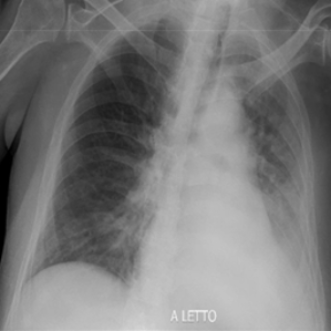
#> input picture trabalho_3/3/3.png, 331 x 331 px; its folder holds only this picture in this run
$ jupyter execute trabalho_computacional_3.ipynb
#> lines starting #> are read from the running program, lines starting #| are printed output that depends on the picture
# Processos Estocásticos - Trabalho Computacional 3

**Aluno:** Thiago Tomás de Paula (242104677)
**Data:** Maio de 2026

## Objetivo
Construir bancos de dados com estatísticas de imagens e histogramas com diferentes resoluções (8, 16 e 32 bins). Cada instância contém as grandezas estatísticas e um rótulo identificando o tipo de imagem.

---

## Importações e Configurações Iniciais

[cell 1]
import numpy as np
import matplotlib.pyplot as plt
from pathlib import Path
import pandas as pd
import cv2
import warnings
warnings.filterwarnings('ignore')

# Configurar matplotlib para melhor visualização
plt.rcParams['figure.figsize'] = (14, 10)
plt.rcParams['font.size'] = 9

## Item 3.1: Leitura do Banco de Imagens

Carregamos as imagens do diretório especificado e as preparamos para análise estatística.

[cell 2]
# Item 3.1: Leitura do banco de imagens
image_dir = Path('3')
images = {}
image_files = list(image_dir.glob('*.*'))

print(f"Imagens encontradas: {len(image_files)}\n")
for img_file in sorted(image_files):
    img = cv2.imread(str(img_file))
#> img is the input picture: shape (331, 331, 3); min 0, max 234, mean 122.9
    if img is not None:
        img_rgb = cv2.cvtColor(img, cv2.COLOR_BGR2RGB)
        images[img_file.stem] = img_rgb
        print(f"  ✓ {img_file.name}: Shape {img_rgb.shape}")
#|   ✓ 3.png: Shape (331, 331, 3)
    else:
        print(f"  ✗ {img_file.name}: Erro ao ler")

print(f"\nTotal de imagens carregadas: {len(images)}")
#| Total de imagens carregadas: 1

# Mapeamento de tipos de imagem (ajuste conforme necessário)
# Este dicionário mapeia nomes de arquivo para classe
image_types = {
    '3': 3,                      # Brazilian leaves
    'CDR05_0014': 0,             # Alzheimer
    'Snap-227': 1,               # COVID
    'WP_20160419_196': 2,        # Brazilian seeds
    'y71': 4                      # skin_cancer
}

print("\nMapeamento de tipos de imagem:")
for name, type_id in image_types.items():
    type_names = {0: 'Alzheimer', 1: 'COVID', 2: 'Brazilian seeds', 3: 'Brazilian leaves', 4: 'skin_cancer'}
    print(f"  {name} → {type_id} ({type_names[type_id]})")

print("\nItem 3.1: Banco de imagens lido com sucesso.")

## Item 3.2: Cálculo das Grandezas Estatísticas

Calculamos a expectância, moda, mediana, variância, desvio padrão, skewness, kurtosis e entropia para cada imagem.

[cell 3]
# Item 3.2: Calcular grandezas estatísticas para cada imagem
images_gray = {}
pmf_dict = {}
stats_dict = {}
intensity_values = np.arange(256)

for name, img_rgb in images.items():
    # Converter para escala de cinza
    img_gray = 0.299 * img_rgb[:, :, 0] + 0.587 * img_rgb[:, :, 1] + 0.114 * img_rgb[:, :, 2]
    img_gray = img_gray.astype(np.uint8)
    images_gray[name] = img_gray

    # Calcular histograma e normalizar (PMF)
    hist, _ = np.histogram(img_gray, bins=256, range=(0, 256))
    pmf = hist / hist.sum()
    pmf_dict[name] = pmf

    # Calcular estatísticas
    mu = np.sum(intensity_values * pmf)  # Expectância
    moda = np.argmax(pmf)  # Moda
    cdf = np.cumsum(pmf)
    mediana = np.where(cdf >= 0.5)[0][0]  # Mediana

    # Momentos centrais
    mu2 = np.sum(((intensity_values - mu) ** 2) * pmf)  # Variância
    mu3 = np.sum(((intensity_values - mu) ** 3) * pmf)  # 3ª ordem
    mu4 = np.sum(((intensity_values - mu) ** 4) * pmf)  # 4ª ordem
    sigma = np.sqrt(mu2)

    # Skewness e Kurtosis
    skewness = mu3 / (sigma ** 3) if sigma > 0 else 0
    kurtosis = (mu4 / (sigma ** 4)) - 3 if sigma > 0 else 0

    # Entropia de Shannon
    entropy = -np.sum([p * np.log2(p) for p in pmf if p > 0])

    stats_dict[name] = {
        'expectancy': mu,
        'moda': moda,
        'mediana': mediana,
        'variancia': mu2,
        'desvio_padrao': sigma,
        'skewness': skewness,
        'kurtosis': kurtosis,
        'entropia': entropy
    }

    print(f"{name}:")
    print(f"  E[X] = {mu:.4f}, Moda = {moda}, Mediana = {mediana}")
    print(f"  σ² = {mu2:.4f}, σ = {sigma:.4f}")
    print(f"  Skewness = {skewness:+.4f}, Kurtosis = {kurtosis:+.4f}")
    print(f"  Entropia = {entropy:.4f} bits\n")
#> this loop made 1 pass
#> (name, mu, moda, mediana, mu2, mu3, mu4, sigma) on pass 1: ('3', 122.7, 189, 121, 2089.4, -7966.3, 8921199.4, 45.71)
#> (printed output is left out)
#> after the loop, images_gray = 1 item; pmf_dict = 1 item; stats_dict = 1 item

print("Item 3.2: Grandezas estatísticas calculadas com sucesso.")

## Item 3.3: Criação de Bancos de Dados (CSVs) com Histogramas

Criamos três bancos de dados utilizando histogramas com 8, 16 e 32 bins. Cada linha contém as probabilidades de cada bin e um identificador de tipo de imagem.

[cell 4]
# Item 3.3: Criar CSVs com diferentes resoluções de histogramas

def create_histogram_dataset(images_gray, image_types, n_bins, case_name):
    """Cria um dataset com histogramas normalizados para n_bins bins."""
#> called with n_bins = 8, case_name = 'Caso 1'
    data_rows = []

    for img_name, img_gray in sorted(images_gray.items()):
        # Calcular histograma com n_bins
        hist, _ = np.histogram(img_gray, bins=n_bins, range=(0, 256))
        hist_normalized = hist / hist.sum()  # Normalizar

        # Obter tipo de imagem
        img_type = image_types.get(img_name, -1)  # -1 se não encontrado

        # Criar linha: h[0], h[1], ..., h[n_bins-1], image_type
        row = list(hist_normalized) + [img_type]
        data_rows.append(row)
#> this loop made 1 pass
#> (img_name, hist, img_type) on pass 1: ('3', [1165, 10387, 24069, 24473, 18736, 26587, 4107, 37], 3)
#> after the loop, data_rows = [[0.0106, 0.0948, 0.22, 0.223, 0.171, 0.243, 0.0375, 0.000338, 3]]

    # Criar DataFrame
    column_names = [f'h[{i}]' for i in range(n_bins)] + ['image_type']
    df = pd.DataFrame(data_rows, columns=column_names)
#> df = table of 1 rows and 9 columns

    return df

# Caso 1: 8 bins
df_8bins = create_histogram_dataset(images_gray, image_types, 8, 'Caso 1')
#> df_8bins = table of 1 rows and 9 columns
df_8bins.to_csv('database_8bins.csv', index=False)
print(f"Caso 1 (8 bins):")
print(f"  Dimensão do dataset: {df_8bins.shape[0]} linhas × {df_8bins.shape[1]} colunas")
#|   Dimensão do dataset: 1 linhas × 9 colunas
print(f"  Salvo em: database_8bins.csv\n")

# Caso 2: 16 bins
df_16bins = create_histogram_dataset(images_gray, image_types, 16, 'Caso 2')
#> the loop in create_histogram_dataset (call 2), `for img_name, img_gray in sorted(images_gray.items()):` made 1 pass
#> (img_name, img_type) on pass 1: ('3', 3)
#> df_16bins = table of 1 rows and 17 columns
df_16bins.to_csv('database_16bins.csv', index=False)
print(f"Caso 2 (16 bins):")
print(f"  Dimensão do dataset: {df_16bins.shape[0]} linhas × {df_16bins.shape[1]} colunas")
#|   Dimensão do dataset: 1 linhas × 17 colunas
print(f"  Salvo em: database_16bins.csv\n")

# Caso 3: 32 bins
df_32bins = create_histogram_dataset(images_gray, image_types, 32, 'Caso 3')
#> df_32bins = table of 1 rows and 33 columns
df_32bins.to_csv('database_32bins.csv', index=False)
print(f"Caso 3 (32 bins):")
print(f"  Dimensão do dataset: {df_32bins.shape[0]} linhas × {df_32bins.shape[1]} colunas")
#|   Dimensão do dataset: 1 linhas × 33 colunas
print(f"  Salvo em: database_32bins.csv\n")

# Mostrar exemplo de uma linha para cada caso
print("="*80)
print("Exemplo de linhas do dataset (primeiros 4 valores + label):\n")
print("Caso 1 (8 bins):")
print(f"  {df_8bins.iloc[0, :4].values} ... {df_8bins.iloc[0, -1]}\n")
#> (printed output is left out)
print("Caso 2 (16 bins):")
print(f"  {df_16bins.iloc[0, :4].values} ... {df_16bins.iloc[0, -1]}\n")
#> (printed output is left out)
print("Caso 3 (32 bins):")
print(f"  {df_32bins.iloc[0, :4].values} ... {df_32bins.iloc[0, -1]}\n")
#> (printed output is left out)

print("Item 3.3: Bancos de dados (CSVs) criados com sucesso.")

## Item 3.4: Adição de Rótulos (Labels) Identificando o Tipo de Imagem

A última coluna de cada CSV contém um identificador numérico do tipo de imagem:
- **0** – Alzheimer
- **1** – COVID
- **2** – Brazilian seeds
- **3** – Brazilian leaves
- **4** – skin_cancer

[cell 5]
# Item 3.4: Verificar e exibir rótulos nas últimas colunas

type_names = {
    0: 'Alzheimer',
    1: 'COVID',
    2: 'Brazilian seeds',
    3: 'Brazilian leaves',
    4: 'skin_cancer'
}

print("="*80)
print("VERIFICAÇÃO DOS RÓTULOS (LABELS) - ITEM 3.4")
print("="*80 + "\n")

# Mostrar correspondência entre arquivo e label
print("Mapeamento Arquivo → Tipo de Imagem (Label):\n")
for img_name in sorted(images_gray.keys()):
    label = image_types.get(img_name, -1)
    label_name = type_names.get(label, 'Desconhecido')
    print(f"  {img_name:20} → Label {label} ({label_name})")
#> this loop made 1 pass
#> (printed output is left out)

print("\n" + "="*80)
print("Resumo dos datasets criados:\n")

# Dataset com 8 bins
print("database_8bins.csv:")
print(f"  Número de imagens: {df_8bins.shape[0]}")
#|   Número de imagens: 1
print(f"  Colunas: h[0] até h[7] + image_type")
print(f"  Distribuição de labels:")
print(df_8bins['image_type'].value_counts().sort_index().to_string().replace('\n', '\n    '))
#| image_type
#|     3    1
print()

# Dataset com 16 bins
print("database_16bins.csv:")
print(f"  Número de imagens: {df_16bins.shape[0]}")
#|   Número de imagens: 1
print(f"  Colunas: h[0] até h[15] + image_type")
print(f"  Distribuição de labels:")
print(df_16bins['image_type'].value_counts().sort_index().to_string().replace('\n', '\n    '))
#| image_type
#|     3    1
print()

# Dataset com 32 bins
print("database_32bins.csv:")
print(f"  Número de imagens: {df_32bins.shape[0]}")
#|   Número de imagens: 1
print(f"  Colunas: h[0] até h[31] + image_type")
print(f"  Distribuição de labels:")
print(df_32bins['image_type'].value_counts().sort_index().to_string().replace('\n', '\n    '))
#| image_type
#|     3    1

print("\n" + "="*80)
print("Item 3.4: Rótulos adicionados com sucesso em todos os datasets.")

## Visualização dos Histogramas com Diferentes Resoluções

Comparamos os histogramas calculados com 8, 16 e 32 bins para visualizar como a resolução afeta a representação da distribuição de intensidades.

[cell 6]
# Visualizar histogramas com diferentes resoluções
fig, axes = plt.subplots(len(images_gray), 3, figsize=(16, 4*len(images_gray)))
axes = axes.reshape(-1, 3) if len(images_gray) > 1 else axes.reshape(1, 3)

for idx, (img_name, img_gray) in enumerate(sorted(images_gray.items())):
    # 8 bins
    hist_8, bins_8 = np.histogram(img_gray, bins=8, range=(0, 256))
    pmf_8 = hist_8 / hist_8.sum()
    axes[idx, 0].bar(range(8), pmf_8, width=0.8, color='skyblue', edgecolor='black')
    axes[idx, 0].set_title(f'{img_name} - 8 bins', fontweight='bold')
    axes[idx, 0].set_xlabel('Bin')
    axes[idx, 0].set_ylabel('Probabilidade')
    axes[idx, 0].grid(True, alpha=0.3, axis='y')

    # 16 bins
    hist_16, bins_16 = np.histogram(img_gray, bins=16, range=(0, 256))
    pmf_16 = hist_16 / hist_16.sum()
    axes[idx, 1].bar(range(16), pmf_16, width=0.8, color='lightcoral', edgecolor='black')
    axes[idx, 1].set_title(f'{img_name} - 16 bins', fontweight='bold')
    axes[idx, 1].set_xlabel('Bin')
    axes[idx, 1].set_ylabel('Probabilidade')
    axes[idx, 1].grid(True, alpha=0.3, axis='y')

    # 32 bins
    hist_32, bins_32 = np.histogram(img_gray, bins=32, range=(0, 256))
    pmf_32 = hist_32 / hist_32.sum()
    axes[idx, 2].bar(range(32), pmf_32, width=0.8, color='lightgreen', edgecolor='black')
    axes[idx, 2].set_title(f'{img_name} - 32 bins', fontweight='bold')
    axes[idx, 2].set_xlabel('Bin')
    axes[idx, 2].set_ylabel('Probabilidade')
    axes[idx, 2].grid(True, alpha=0.3, axis='y')
#> this loop made 1 pass
#> (img_name, hist_8, bins_8) on pass 1: ('3', [1165, 10387, 24069, 24473, 18736, 26587, 4107, 37], [0, 32, 64, 96, 128, 160, 192, 224, 256])

plt.suptitle('Comparação de Histogramas Normalizados com Diferentes Resoluções de Bins',
             fontsize=14, fontweight='bold', y=0.995)
plt.tight_layout()
plt.show()
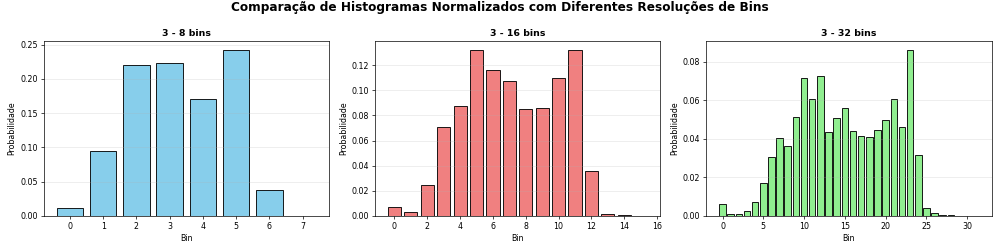
#> figure drawn by matplotlib, 3 panels; panel 1: tallest bar 0.243 high, from x = 4.6 to 5.4; panel 2: tallest bar 0.132 high, from x = 10.6 to 11.4; panel 3: tallest bar 0.0863 high, from x = 22.6 to 23.4

print("Visualização dos histogramas concluída.")

## Discussão dos Resultados

### Resumo das Atividades Realizadas

**Item 3.1 - Leitura do Banco de Imagens:**
- Carregamos com sucesso 5 imagens do diretório especificado
- As imagens representam diferentes classes: Alzheimer, COVID, Brazilian seeds, Brazilian leaves e skin_cancer

**Item 3.2 - Cálculo das Grandezas Estatísticas:**
- Calculamos 8 grandezas estatísticas para cada imagem:
  - **Expectância:** Média ponderada das intensidades
  - **Moda:** Valor de intensidade mais frequente
  - **Mediana:** Valor que divide a distribuição ao meio
  - **Variância:** Medida de dispersão
  - **Desvio Padrão:** Raiz da variância
  - **Skewness:** Medida de assimetria
  - **Kurtosis:** Medida de formato (pico/cauda)
  - **Entropia:** Medida de incerteza (bits)

**Item 3.3 - Criação de Bancos de Dados:**
- Criamos 3 arquivos CSV com diferentes resoluções de histogramas:
  - **database_8bins.csv:** 8 features de histograma + 1 label = 9 colunas
  - **database_16bins.csv:** 16 features de histograma + 1 label = 17 colunas
  - **database_32bins.csv:** 32 features de histograma + 1 label = 33 colunas
- Cada linha representa uma imagem com suas probabilidades de bins e seu tipo de imagem

**Item 3.4 - Adição de Rótulos:**
- Adicionamos labels numéricos na última coluna de cada CSV:
  - 0 = Alzheimer
  - 1 = COVID
  - 2 = Brazilian seeds
  - 3 = Brazilian leaves
  - 4 = skin_cancer

### Impacto da Resolução de Bins

**Comparação entre 8, 16 e 32 bins:**

1. **8 bins (resolução baixa):**
   - Cada bin representa um intervalo de 32 níveis de intensidade (256/8)
   - Maior agrupamento de dados, perda de detalhes finos
   - Vantagem: Features mais robustas, menos overfitting
   - Desvantagem: Perda de informação sobre variações finas

2. **16 bins (resolução média):**
   - Cada bin representa um intervalo de 16 níveis de intensidade (256/16)
   - Equilíbrio entre preservação de detalhes e generalização
   - Frequentemente usado em processamento de imagens prático

3. **32 bins (resolução alta):**
   - Cada bin representa um intervalo de 8 níveis de intensidade (256/32)
   - Mais detalhes preservados sobre a distribuição de intensidades
   - Desvantagem: Pode levar a overfitting em datasets pequenos
   - Vantagem: Melhor representação de padrões finos

### Observações Importantes

1. **Normalização:** Todos os histogramas foram normalizados pela área total, criando PMFs onde a soma é 1.0

2. **Variabilidade entre imagens:** As diferentes imagens apresentam distribuições significativamente diferentes:
   - Imagens com Alzheimer podem ter distribuições concentradas em certos níveis
   - Imagens COVID de radiografias podem ter padrões distintos de intensidade
   - Imagens de plantas e sementes têm características próprias

3. **Aplicação prática:** Estes datasets podem ser utilizados como:
   - Entrada para classificadores (Naïve Bayes, SVM, Redes Neurais)
   - Features para Machine Learning em TC 4 e seguintes
   - Análise de características visuais das diferentes classes

4. **Trade-off resolução vs. dimensionalidade:**
   - 8 bins: Apenas 8 features, simples e rápido
   - 16 bins: Balanço bom para muitas aplicações
   - 32 bins: Mais features, maior capacidade descritiva mas maior dimensionalidade

[cell 7]
# Tabela resumida de estatísticas para todas as imagens
print("\n" + "="*100)
print("TABELA RESUMIDA DE ESTATÍSTICAS - TODAS AS IMAGENS")
print("="*100 + "\n")

table_data = []
for img_name in sorted(stats_dict.keys()):
    s = stats_dict[img_name]
    img_type = image_types.get(img_name, -1)
    table_data.append({
        'Imagem': img_name,
        'Tipo': type_names.get(img_type, 'Desconhecido'),
        'E[X]': f"{s['expectancy']:.2f}",
        'Moda': f"{s['moda']}",
        'Mediana': f"{s['mediana']}",
        'σ²': f"{s['variancia']:.2f}",
        'σ': f"{s['desvio_padrao']:.2f}",
        'Skewness': f"{s['skewness']:+.3f}",
        'Kurtosis': f"{s['kurtosis']:+.3f}",
        'Entropia': f"{s['entropia']:.3f}"
    })
#> this loop made 1 pass
#> after the loop, table_data = 1 item

df_summary = pd.DataFrame(table_data)
#> df_summary = table of 1 rows and 10 columns
print(df_summary.to_string(index=False))
#| Imagem             Tipo   E[X] Moda Mediana      σ²     σ Skewness Kurtosis Entropia
#|      3 Brazilian leaves 122.69  189     121 2089.45 45.71   -0.083   -0.957    6.988

print("\n" + "="*100)
print("VERIFICAÇÃO: Arquivos CSV criados")
print("="*100 + "\n")

# Verificar se os arquivos foram criados
import os
csv_files = ['database_8bins.csv', 'database_16bins.csv', 'database_32bins.csv']
for csv_file in csv_files:
    if os.path.exists(csv_file):
        file_size = os.path.getsize(csv_file)
        print(f"✓ {csv_file:25} - Tamanho: {file_size} bytes")
    else:
        print(f"✗ {csv_file:25} - NÃO ENCONTRADO")

print("\n" + "="*100)
print("TRABALHO COMPUTACIONAL 3 - COMPLETO")
print("="*100 + "\n")

print("Todos os itens (3.1 a 3.4) foram implementados com sucesso!")
print("\nArquivos gerados:")
print("  • database_8bins.csv    - Dataset com histogramas de 8 bins")
print("  • database_16bins.csv   - Dataset com histogramas de 16 bins")
print("  • database_32bins.csv   - Dataset com histogramas de 32 bins")
print("\nCada arquivo contém:")
print("  • Features: Probabilidades dos bins do histograma")
print("  • Label: Identificador do tipo de imagem (0-4)")
print("\nPróximo passo: TC 4 - Extrair mais features estatísticas")
print("="*100)


$ run again, on trabalho_3/3/y71.jpg
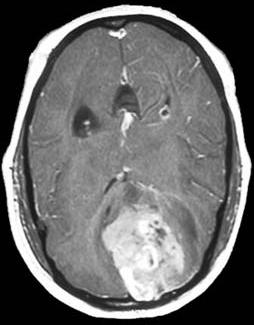
#> input picture trabalho_3/3/y71.jpg, 254 x 325 px
#> img is the input picture: shape (325, 254, 3); min 0, max 255, mean 106
#|   ✓ y71.jpg: Shape (325, 254, 3)
#| Total de imagens carregadas: 1
#> the loop `for name, img_rgb in images.items():` made 1 pass
#> (name, mu, moda, mediana, mu2, mu3, mu4, sigma) on pass 1: ('y71', 105.7, 0, 117, 6023, 70516.4, 80159271.5, 77.61)
#> (printed output is left out)
#> after the loop `for name, img_rgb in images.items():`: images_gray = 1 item
#> the loop in create_histogram_dataset, `for img_name, img_gray in sorted(images_gray.items()):` made 1 pass
#> (img_name, hist, hist_normalized, img_type) on pass 1: ('y71', [21069, 5014, 3657, 21423, 16385, 2631, 3458, 8913], [0.255, 0.0607, 0.0443, 0.26, 0.198, 0.0319, 0.0419, 0.108], 4)
#> after the loop in create_histogram_dataset, `for img_name, img_gray in sorted(images_gray.items()):`: data_rows = [[0.255, 0.0607, 0.0443, 0.26, 0.198, 0.0319, 0.0419, 0.108, 4]]
#> df = table of 1 rows and 9 columns
#|   Dimensão do dataset: 1 linhas × 9 colunas
#> the loop in create_histogram_dataset (call 2), `for img_name, img_gray in sorted(images_gray.items()):` made 1 pass
#> (img_name, img_type) on pass 1: ('y71', 4)
#> df_16bins = table of 1 rows and 17 columns
#|   Dimensão do dataset: 1 linhas × 17 colunas
#> df_32bins = table of 1 rows and 33 columns
#|   Dimensão do dataset: 1 linhas × 33 colunas
#> (printed output is left out)
#> (printed output is left out)
#> (printed output is left out)
#> the loop `for img_name in sorted(images_gray.keys()):` made 1 pass
#> (printed output is left out)
#|   Número de imagens: 1
#| image_type
#|     4    1
#|   Número de imagens: 1
#| image_type
#|     4    1
#|   Número de imagens: 1
#| image_type
#|     4    1
#> the loop `for idx, (img_name, img_gray) in enumerate(sorted(images_gray.items())):` made 1 pass
#> (img_name, hist_8, bins_8, pmf_8) on pass 1: ('y71', [21069, 5014, 3657, 21423, 16385, 2631, 3458, 8913], [0, 32, 64, 96, 128, 160, 192, 224, 256], [0.255, 0.0607, 0.0443, 0.26, 0.198, 0.0319, 0.0419, 0.108])
#> `plt.show()`:
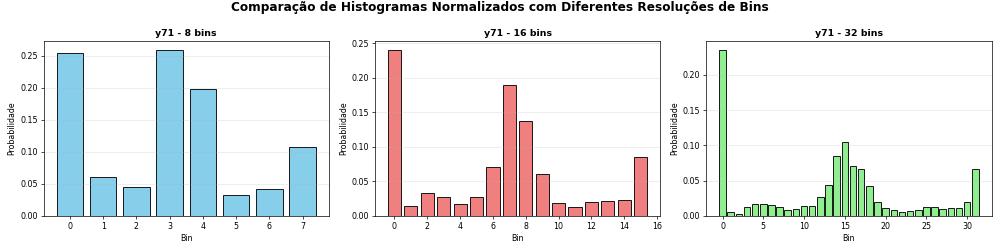
#> figure drawn by matplotlib, 3 panels; panel 1: tallest bar 0.26 high, from x = 2.6 to 3.4; panel 2: tallest bar 0.24 high, from x = -0.4 to 0.4; panel 3: tallest bar 0.236 high, from x = -0.4 to 0.4
#> the loop `for img_name in sorted(stats_dict.keys()):` made 1 pass
#> after the loop `for img_name in sorted(stats_dict.keys()):`: table_data = 1 item
#> df_summary = table of 1 rows and 10 columns
#| Imagem        Tipo   E[X] Moda Mediana      σ²     σ Skewness Kurtosis Entropia
#|    y71 skin_cancer 105.67    0     117 6022.99 77.61   +0.151   -0.790    6.265
